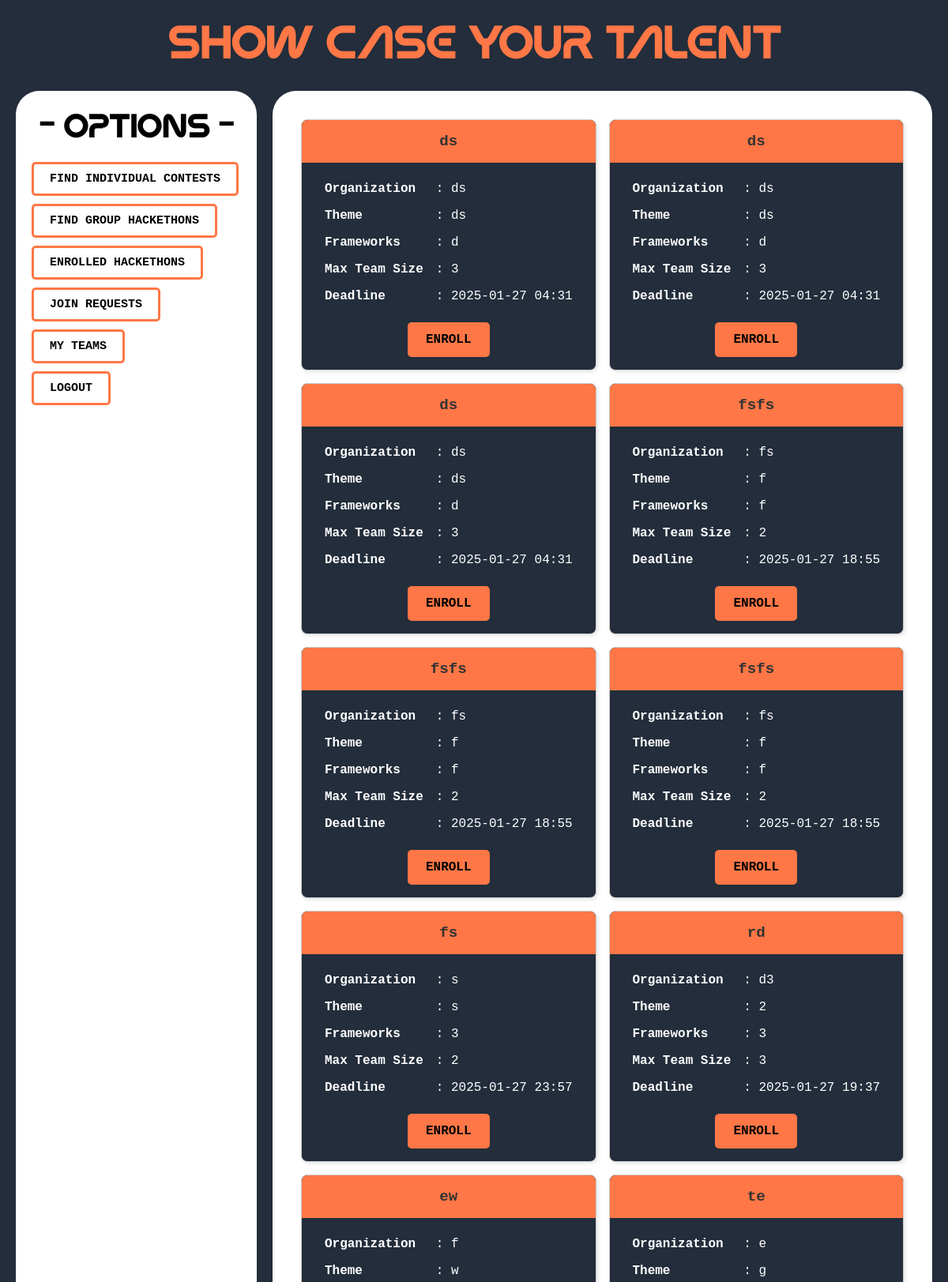
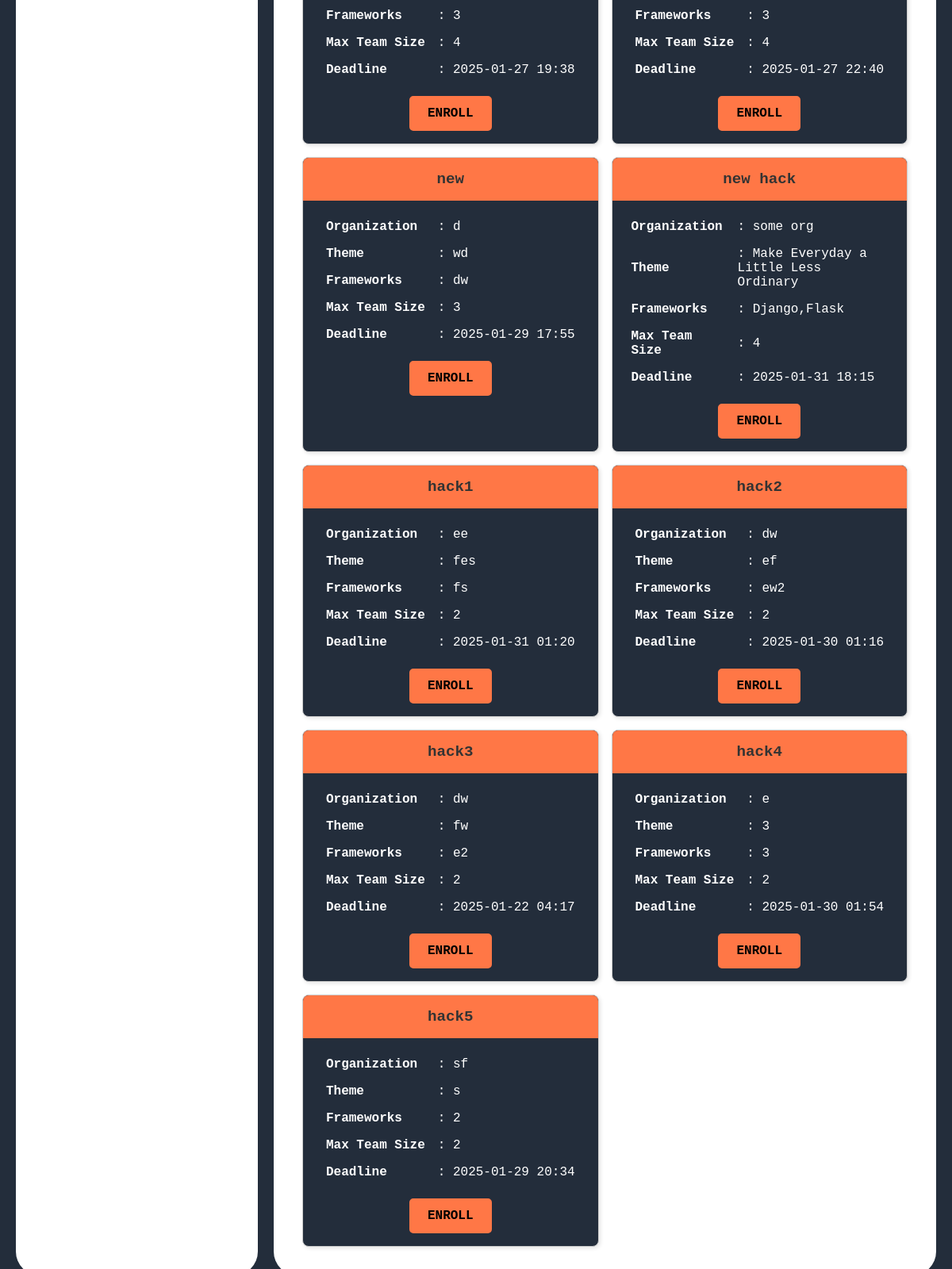
Screenshot of /competitor/find_group_events/ with the database file from the repository (2 pictures, top to bottom).
### host/models.py (models this page shows)
class GroupEvent(models.Model):
    hackathon_name = models.CharField(max_length=200)
    organization = models.CharField(max_length=200)
    theme = models.CharField(max_length=200)
    frameworks = models.CharField(max_length=300)
    max_team_size = models.IntegerField()
    last_submission_datetime = models.DateTimeField()
    evaluation_criteria = models.TextField()
    created_by = models.ForeignKey(settings.AUTH_USER_MODEL, on_delete=models.CASCADE, related_name="group_events")

### competitor/views.py (the view)
# urls.py: path('find_group_events/',views.find_group_events,name='find_group_events'),
def find_group_events(request):
    group_events = GroupEvent.objects.all()
    return render(request,'competitor/find_group_events.html',{"group_events":group_events})

### templates/competitor/find_group_events.html
{% extends "competitor/competitor_dashboard.html" %}
{% block right_div %}
{% if group_events %}
                <div class="cards-container" style="display: grid; grid-template-columns: repeat(2, 1fr); gap: 16px;">
                    {% for event in group_events %}
                        <div class="card" >
                            <div class="hackathon_name">
                                {{ event.hackathon_name }}
                            </div>
                            <div style="padding: 16px; text-align: center;">
                                <table style="margin: 0 auto; text-align: left; border-collapse: collapse;color:white;">
                                    <tr>
                                        <td style="padding: 8px;"><strong>Organization</strong></td>
                                        <td style="padding: 8px;">: {{ event.organization }}</td>
                                    </tr>
                                    <tr>
                                        <td style="padding: 8px;"><strong>Theme</strong></td>
                                        <td style="padding: 8px;">: {{ event.theme }}</td>
                                    </tr>
                                    <tr>
                                        <td style="padding: 8px;"><strong>Frameworks</strong></td>
                                        <td style="padding: 8px;">: {{ event.frameworks }}</td>
                                    </tr>
                                    <tr>
                                        <td style="padding: 8px;"><strong>Max Team Size</strong></td>
                                        <td style="padding: 8px;">: {{ event.max_team_size }}</td>
                                    </tr>
                                    <tr>
                                        <td style="padding: 8px;"><strong>Deadline</strong></td>
                                        <td style="padding: 8px;">: {{ event.last_submission_datetime|date:"Y-m-d H:i" }}</td>
                                    </tr>
                                </table>
                                <div style="text-align: center; margin-top: 16px;">
                                    <a href="{% url 'competitor:enroll_in_event' event.id %}" class="btn-like">
                                        ENROLL
                                    </a>
                                </div>
                            </div>
                        </div>
                    {% endfor %}
                </div>
            {% else %}
                <p>No group events found. <a href="{% url 'host:create_group_event' %}">Create your first event!</a></p>
            {% endif %}
{% endblock right_div %}

### rows the page displays
GroupEvent: hackathon_name "ds", organization "ds", theme "ds", frameworks "d", max_team_size "3", last_submission_datetime "2025-01-27 04:31"
GroupEvent: hackathon_name "ds", organization "ds", theme "ds", frameworks "d", max_team_size "3", last_submission_datetime "2025-01-27 04:31"
GroupEvent: hackathon_name "ds", organization "ds", theme "ds", frameworks "d", max_team_size "3", last_submission_datetime "2025-01-27 04:31"
GroupEvent: hackathon_name "fsfs", organization "fs", theme "f", frameworks "f", max_team_size "2", last_submission_datetime "2025-01-27 18:55"
GroupEvent: hackathon_name "fsfs", organization "fs", theme "f", frameworks "f", max_team_size "2", last_submission_datetime "2025-01-27 18:55"
GroupEvent: hackathon_name "fsfs", organization "fs", theme "f", frameworks "f", max_team_size "2", last_submission_datetime "2025-01-27 18:55"
GroupEvent: hackathon_name "fs", organization "s", theme "s", frameworks "3", max_team_size "2", last_submission_datetime "2025-01-27 23:57"
GroupEvent: hackathon_name "rd", organization "d3", theme "2", frameworks "3", max_team_size "3", last_submission_datetime "2025-01-27 19:37"
GroupEvent: hackathon_name "ew", organization "f", theme "w", frameworks "3", max_team_size "4", last_submission_datetime "2025-01-27 19:38"
GroupEvent: hackathon_name "te", organization "e", theme "g", frameworks "3", max_team_size "4", last_submission_datetime "2025-01-27 22:40"
GroupEvent: hackathon_name "new", organization "d", theme "wd", frameworks "dw", max_team_size "3", last_submission_datetime "2025-01-29 17:55"
GroupEvent: hackathon_name "new hack", organization "some org", theme "Make Everyday a Little Less Ordinary", frameworks "Django,Flask", max_team_size "4", last_submission_datetime "2025-01-31 18:15"
GroupEvent: hackathon_name "hack1", organization "ee", theme "fes", frameworks "fs", max_team_size "2", last_submission_datetime "2025-01-31 01:20"
GroupEvent: hackathon_name "hack2", organization "dw", theme "ef", frameworks "ew2", max_team_size "2", last_submission_datetime "2025-01-30 01:16"
GroupEvent: hackathon_name "hack3", organization "dw", theme "fw", frameworks "e2", max_team_size "2", last_submission_datetime "2025-01-22 04:17"
GroupEvent: hackathon_name "hack4", organization "e", theme "3", frameworks "3", max_team_size "2", last_submission_datetime "2025-01-30 01:54"
GroupEvent: hackathon_name "hack5", organization "sf", theme "s", frameworks "2", max_team_size "2", last_submission_datetime "2025-01-29 20:34"
